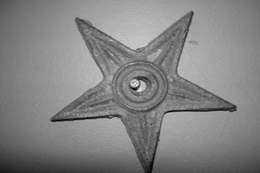
%> input picture assignment1/code/88.png, 260 x 173 px, shrunk from 384 x 256 before the run
$ octave main.m   (GNU Octave 9; MATLAB toolbox functions it lacks are replaced by stand-ins)
%> lines starting %> are read from the running program, lines starting %| are printed output that depends on the picture; in (x1, y1, x2, y2) boxes, pixels count from 0 and x2, y2 are one past the last pixel; in counts of white or black regions, pixels touching at a corner belong together; the program's own positions count from 1
### assignment1/code/filter_spa.m
function img_result = filter_spa(img_input, filter)

[height, width] = size(img_input);
[fil_h, fil_w] = size(filter);

padded_image = padarray(img_input, [floor((fil_h-1)/2) floor((fil_w-1)/2)], 0, 'both');
img_result = zeros(height, width);

length = height * width;

for i = 0:length-1
    y = uint32(floor(i / width) + 1);
    x = uint32(mod(i, width) + 1);
    sub_matrix = padded_image(y:y+2, x:x+2);
    weighted = double(sub_matrix) .* double(filter);
    img_result(y,x) = sum(weighted(:));
end

img_result = uint8(abs(img_result));

### assignment1/code/noiseGenerate.m
function output = noiseGenerate(varargin)

% flags == 0: add gaussian noise
% flags == 1: add salt-and-pepper noise
% G_mean & G_sv: the mean and standard variance of Guassian noise
% S_p & P_p: the probabilities of salt noise and pepper noise respectly
% Parameters list can be: (input,flags)
%                         (input,flags,G_mean,G_sv) with flags == 0
%                         (input,flags,S_p,P_p) with flags == 1

input = varargin{1};
flags = varargin{2};

input = double(input(:,:,1));
[m, n] = size(input);

input = input/255;

if flags == 0
    if nargin == 2
        G_mean = 0;
        G_sv = 30;
    elseif nargin == 4
        G_mean = varargin{3};
        G_sv = varargin{4};
    end
    n_guassian = G_mean + (G_sv/255).*randn(m,n);
    output = n_guassian + input;
elseif flags == 1
    if nargin == 2
        S_p = 0.2;
        P_p = 0.2;
    elseif nargin == 4
        S_p = varargin{3};
        P_p = varargin{4};
    end
    x = rand(m, n);
    output = input;
    output(find(x <= S_p)) = 0;
    output(find(x > S_p & x <(S_p+P_p))) = 1;
end

output = uint8(mat2gray(output) * 255);

end

### assignment1/code/medfilt2d.m
function img_result = medfilt2d(img_input, s)

[height, width] = size(img_input);

padded_image = padarray(img_input, [(s-1)/2 (s-1)/2], 'replicate', 'both');
img_result = zeros(height, width);

for y = 1:height
    for x = 1:width
        % convolve
        sub_matrix = padded_image(y:y+s-1, x:x+s-1);
        img_result(y,x) = median(sub_matrix(:));
    end
end

img_result = mat2gray(img_result);

### assignment1/code/dft_2d.m
function img_result = dft_2d(img_input, flag)

% You should include the center shifting in this function

[m, n] = size(img_input);

sign = -1;

if strcmp(flag, 'IDFT')
    sign = 1;
end

c = sign * 1j * 2 * pi;

% F = h * (f * W_N)

W_M = complex(zeros(m,m), 0);
W_N = complex(zeros(n,n), 0);

for y = 1:m
    W_M(y,:) = exp(c * y * (0:m-1) / m);
end

for x = 1:n
    W_N(:,x) = exp(c * x * (0:n-1) / n);
end

img_result = (W_N * double(img_input)' * W_M)';

if strcmp(flag, 'DFT')
    % img_result = log(img_result);
    img_result = circshift(img_result, [floor(m/2) floor(n/2)]);
else
    img_result = 1/(m*n) * img_result;
    img_result = uint8(abs(img_result));
end

### assignment1/code/filter2d_fre.m
function img_result = filter2d_fre(img_input, filter)

[h, w] = size(img_input);
[fil_h, fil_w] = size(filter);
img_padded = zeros(2*h, 2*w);
img_padded(1:h, 1:w) = img_input;
filter_padded = zeros(2*h, 2*w);
filter_padded(1:fil_h, 1:fil_w) = filter;

dft_img = dft_2d(img_padded, 'DFT');
dft_filter = dft_2d(filter_padded, 'DFT');

img_result = dft_2d(dft_img .* dft_filter, 'IDFT');
img_result = img_result(1:h, 1:w);

### assignment1/code/butterworth.m
function f = butterworth(sze, cutoff, n)

if rem(n,1) ~= 0 | n < 1
	error('n must be an integer >= 1');
    end

    if length(sze) == 1
	rows = sze; cols = sze;
    else
	rows = sze(1); cols = sze(2);
    end

    % Set up X and Y matrices with ranges normalised to +/- 0.5
    % The following code adjusts things appropriately for odd and even values
    % of rows and columns.
    if mod(cols,2)
	xrange = [-(cols-1)/2:(cols-1)/2]/(cols-1);
    else
	xrange = [-cols/2:(cols/2-1)]/cols;
    end

    if mod(rows,2)
	yrange = [-(rows-1)/2:(rows-1)/2]/(rows-1);
    else
	yrange = [-rows/2:(rows/2-1)]/rows;
    end

    [x,y] = meshgrid(xrange, yrange);
    radius = sqrt(x.^2 + y.^2);        % A matrix with every pixel = radius relative to centre.
%     f = ifftshift( 1.0 ./ (1.0 + (radius ./ cutoff).^(2*n)) );   % The filter
 f = 1.0 ./ (1.0 + (radius ./ cutoff).^(2*n)) ;
f = ones(sze) - f;

### assignment1/code/gaussian.m
function f = gaussian(sze, cutoff)

if length(sze) == 1
	M = sze; N = sze;
else
	M = sze(1); N = sze(2);
end

if(mod(M,2) == 0)
    cM = floor(M/2) + 0.5;
else
    cM = floor(M/2) + 1;
end
if(mod(N,2) == 0)
    cN = floor(N/2) + 0.5;
else
    cN = floor(N/2) + 1;
end
% [8 lines of commented-out code are left out]
a = [1:M];
b = [1:N];
A = repmat(a',1,N);
B = repmat(b,M,1);
A = (A-cM).^2;
B = (B-cN).^2;
f = exp(-(A+B)./(2*cutoff^2));
f = ones(sze) - f;

### assignment1/code/high_freq_emphasis.m
function img_result = high_freq_emphasis(img_input, a, b, type)

cutoff = 0.1;
n = 1;

if (strcmp(type, 'butterworth'))
    f = butterworth(size(img_input), 0.1, n);
else
    f = gaussian(size(img_input), 50);
end

E = a + b*f;

img_result = uint8(abs(dft_2d(E .* dft_2d(img_input, 'DFT'), 'IDFT')));

### assignment1/code/main.m
clc
clear

img = imread('88.png');
%> img is the input picture: size 173x260 uint8; min 0, max 244, mean 131.2

%% --------------- Task 1: Spatial Linear Filtering ---------------
averaging_mask = 1/9*ones(3,3);
sobelX_mask = [1 0 -1; 2 0 -2; 1 0 -1];
sobelY_mask = [1 2 1; 0 0 0; -1 -2 -1];
laplacian_mask = [0 1 0; 1 -4 1; 0 1 0];

ave_result = filter_spa(img, averaging_mask);
%> the loop in filter_spa, `for i = 0:length-1` made 44980 passes
%> (sub_matrix, weighted) on passes 1 to 3: ([0 0 0; 0 81 83; 0 84 85], [0 0 0; 0 9 9.22; 0 9.33 9.44]), ([0 0 0; 81 83 84; 84 85 86], [0 0 0; 9 9.22 9.33; 9.33 9.44 9.56]), ([0 0 0; 83 84 85; 85 86 86], [0 0 0; 9.22 9.33 9.44; 9.44 9.56 9.56])
sobelX_result = filter_spa(img, sobelX_mask);
%> the loop in filter_spa (call 2), `for i = 0:length-1` made 44980 passes
%> (sub_matrix, weighted) on passes 1 to 3: ([0 0 0; 0 81 83; 0 84 85], [0 0 0; 0 0 -166; 0 0 -85]), ([0 0 0; 81 83 84; 84 85 86], [0 0 0; 162 0 -168; 84 0 -86]), ([0 0 0; 83 84 85; 85 86 86], [0 0 0; 166 0 -170; 85 0 -86])
sobelY_result = filter_spa(img, sobelY_mask);
laplacian_result = filter_spa(img, laplacian_mask) + img;
%> call 4 of filter_spa, with filter = [0 1 0; 1 -4 1; 0 1 0]
%> after the loop in filter_spa (call 4), `for i = 0:length-1`:
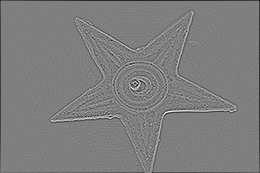
%> img_result: size 173x260 double; min -221, max 221, mean -2; drawn with min black and max white

imwrite(ave_result, '../result images/task1/img_ave.png');
imwrite(sobelX_result, '../result images/task1/img_dx.png');
imwrite(sobelY_result, '../result images/task1/img_dy.png');
imwrite(laplacian_result, '../result images/task1/img_sharpen.png');

subplot(221), imshow(ave_result), title('Averaging')
subplot(222), imshow(sobelX_result), title('Sobel X')
subplot(223), imshow(sobelY_result), title('sobel Y')
subplot(224), imshow(laplacian_result), title('Laplacian')

%%  --------------- Task 2: Spatial Non-linear Filtering  ---------------

% add gaussian noises to the original input image
img_gau = noiseGenerate(img, 0, 0, 30);
%> in noiseGenerate, `n_guassian = G_mean + (G_sv/255).*randn(m,n);`:
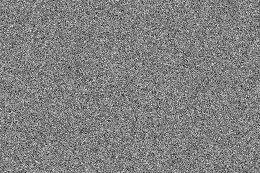
%> n_guassian: size 173x260 double; min -0.5, max 0.489, mean -0.00103; drawn with min black and max white

% add salt-and-pepper noises to the original input image
img_sp = noiseGenerate(img, 1, 0.3, 0.3);
%> in noiseGenerate (call 2), `output(find(x > S_p & x <(S_p+P_p))) = 1;`:
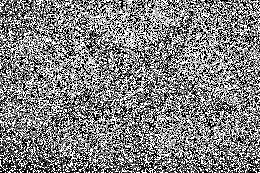
%> output: size 173x260 double; min 0, max 1, mean 0.508

size = 3;

gau_result = medfilt2d(img_gau, size);
sp_result = medfilt2d(img_sp, size);
%> call 2 of medfilt2d, with s = 3
%> in medfilt2d (call 2), `padded_image = padarray(img_input, [(s-1)/2 (s-1)/2], 'replicate', 'bo..`:
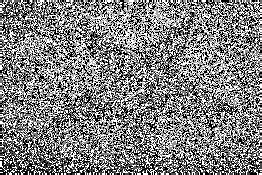
%> padded_image: size 175x262 uint8; min 0, max 255, mean 129.3

imwrite(img_gau, '../result images/task2/img_gau.png');
imwrite(img_sp, '../result images/task2/img_sp.png');
imwrite(gau_result, '../result images/task2/med_gau.png');
imwrite(sp_result, '../result images/task2/med_sp.png');

figure,
subplot(121), imshow(gau_result), title('Median Filter with Gaussian Noises')
subplot(122), imshow(sp_result), title('Median Filter with Salt-and-Pepper Noises')

%%  --------------- Task 3: Discrete Fourier Transform  ---------------
dft_img = dft_2d(img, 'DFT');

% Compute the Fourier Spectrum. Remember to do the enhancement.
dft_spectrum = real(log(dft_img));
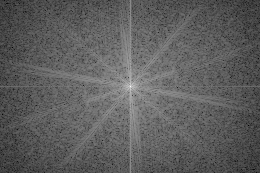
%> dft_spectrum: size 173x260 double; min 1.6, max 15.59, mean 6.76; drawn with min black and max white
dft_spectrum = mat2gray(dft_spectrum);
imwrite(dft_spectrum, '../result images/task3/dft_spectrum.png');

idft_img = dft_2d(dft_img, 'IDFT');

% Transform idft_img to a real-value matrix
real_img = uint8(abs(idft_img));

figure,
subplot(121), imshow(dft_spectrum), title('Fourier Spectrum')
subplot(122), imshow(real_img), title('Image after IDFT')

%% ---------- Task 4: Filtering in the Frequency Domain -----------
averaging_mask = 1/25*ones(5,5);
laplacian_mask = [-1 -1 -1; -1 9 -1; -1 -1 -1];

ave_freq = filter2d_fre(img, averaging_mask);
%> in filter2d_fre, `filter_padded(1:fil_h, 1:fil_w) = filter;`:
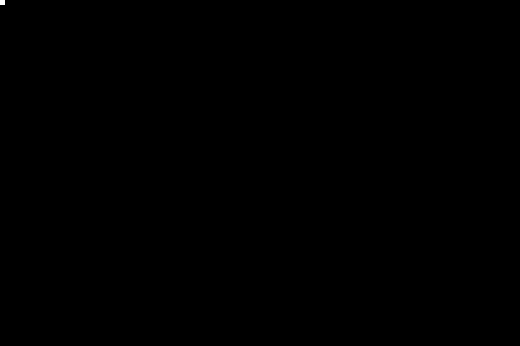
%> filter_padded: size 346x520 double; values 0 (black) and 0.04 (white), 0.01% white; 1 white region, box (x1, y1, x2, y2) and area: (0, 0, 5, 5) 25
laplacian_freq = filter2d_fre(img, laplacian_mask);

imwrite(ave_freq, '../result images/task4/img_ave_freq.png');
imwrite(laplacian_freq, '../result images/task4/img_sharpen_freq.png');

figure,
subplot(121), imshow(ave_freq), title('Averaging in Frequancy Domain')
subplot(122), imshow(laplacian_freq), title('Sharpen in Frequency Domain')

%% Task 5: High-Frequency Emphasis
a = 0.5;
b = 2;

butter_result = high_freq_emphasis(img, a, b, 'butterworth');
gaussian_result = high_freq_emphasis(img, a, b, 'gaussian');
%> in dft_2d (call 12), `img_result = uint8(abs(img_result));`:
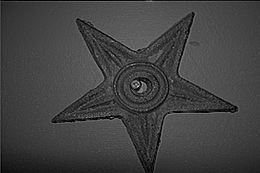
%> img_result: size 173x260 uint8; min 0, max 197, mean 65.9

imwrite(butter_result, '../result images/task5/butter_emphasis_0.5_2.png');
imwrite(gaussian_result, '../result images/task5/gaussian_emphasis_0.5_2.png');

figure,
subplot(121), imshow(butter_result), title('Using Butterworth')
subplot(122), imshow(gaussian_result), title('Using Gaussian')
